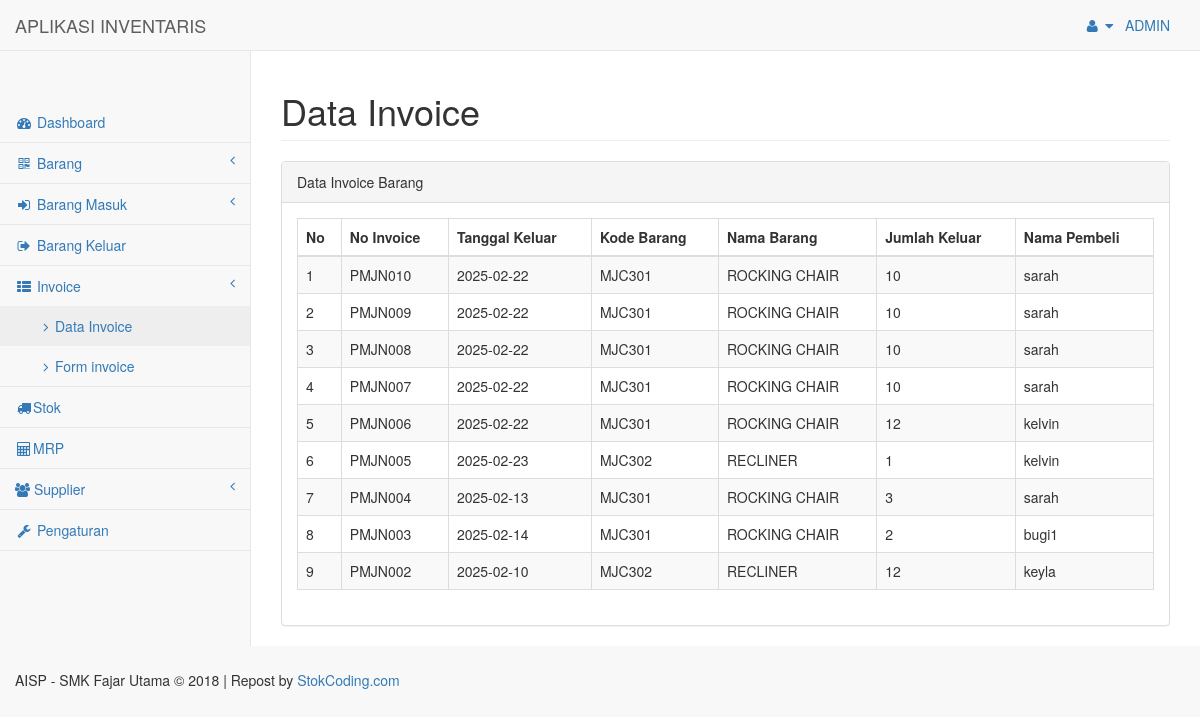
/index.php?page=peminjaman (signed in), run on the app's committed database.
### tables this page shows
CREATE TABLE `tbl_pinjam` (
  `nomor_pinjam` varchar(8) NOT NULL,
  `tgl_pinjam` date NOT NULL,
  `kode_barang` varchar(8) NOT NULL,
  `nama_barang` varchar(30) NOT NULL,
  `jumlah_pinjam` int(7) NOT NULL,
  `peminjam` varchar(35) NOT NULL
);

### config/Class_Barang.php (called while the page is built, shortened)
<?php
class Class_Barang
{
    function tampil_peminjaman()
    {
        include("config.php");
        $sql = "select * from tbl_pinjam order by nomor_pinjam DESC";
        $data = mysqli_query($conn, $sql);
        $data1 = mysqli_num_rows($data);
        if ($data1 == 0) {
            echo "<div class='alert alert-danger'>Tidak ada data</div>";
        } else {
            while ($d = mysqli_fetch_assoc($data)) {
                $hasil[] = $d;
            }
            return $hasil;
        }
    }
}

### pages/data_peminjaman.php (the view)
<div class="row">
    <div class="col-lg-12">
        <h1 class="page-header">Data Invoice </h1>
    </div>
</div>
<div class="row">
    <div class="col-lg-12">
        <div class="panel panel-default">
            <div class="panel-heading">
                Data Invoice Barang
            </div>
            <div class="panel-body">
                <table width="100%" class="table table-striped table-bordered table-hover" cellpadding="0" cellspacing="0" id="dataTables-example">
                    <thead>
                        <?php
                        if (is_array($db->tampil_peminjaman()) && count($db->tampil_peminjaman()) > 0) {
                        ?>
                            <tr>
                                <th>No</th>
                                <th>No Invoice</th>
                                <th>Tanggal Keluar</th>
                                <th>Kode Barang</th>
                                <th>Nama Barang</th>
                                <th>Jumlah Keluar</th>
                                <th>Nama Pembeli</th>
                            </tr>
                    </thead>
                    <tbody>
                        <?php
                            $no = 1;
                            foreach ($db->tampil_peminjaman() as $row) {
                        ?>
                            <tr>
                                <td><?= $no++ ?></td>
                                <td><?= $row['nomor_pinjam'] ?></td>
                                <td><?= $row['tgl_pinjam'] ?></td>
                                <td><?= $row['kode_barang'] ?></td>
                                <td><?= $row['nama_barang'] ?></td>
                                <td><?= $row['jumlah_pinjam'] ?></td>
                                <td><?= $row['peminjam'] ?></td>
                            </tr>
                    <?php }
                        } ?>
                    </tbody>
                </table>
            </div>
        </div>
    </div>
</div>

### data on the page
tbl_pinjam: nomor_pinjam "PMJN010", tgl_pinjam "2025-02-22", kode_barang "MJC301", nama_barang "ROCKING CHAIR", jumlah_pinjam "10", peminjam "sarah"
tbl_pinjam: nomor_pinjam "PMJN009", tgl_pinjam "2025-02-22", kode_barang "MJC301", nama_barang "ROCKING CHAIR", jumlah_pinjam "10", peminjam "sarah"
tbl_pinjam: nomor_pinjam "PMJN008", tgl_pinjam "2025-02-22", kode_barang "MJC301", nama_barang "ROCKING CHAIR", jumlah_pinjam "10", peminjam "sarah"
tbl_pinjam: nomor_pinjam "PMJN007", tgl_pinjam "2025-02-22", kode_barang "MJC301", nama_barang "ROCKING CHAIR", jumlah_pinjam "10", peminjam "sarah"
tbl_pinjam: nomor_pinjam "PMJN006", tgl_pinjam "2025-02-22", kode_barang "MJC301", nama_barang "ROCKING CHAIR", jumlah_pinjam "12", peminjam "kelvin"
tbl_pinjam: nomor_pinjam "PMJN005", tgl_pinjam "2025-02-23", kode_barang "MJC302", nama_barang "RECLINER", jumlah_pinjam "1", peminjam "kelvin"
tbl_pinjam: nomor_pinjam "PMJN004", tgl_pinjam "2025-02-13", kode_barang "MJC301", nama_barang "ROCKING CHAIR", jumlah_pinjam "3", peminjam "sarah"
tbl_pinjam: nomor_pinjam "PMJN003", tgl_pinjam "2025-02-14", kode_barang "MJC301", nama_barang "ROCKING CHAIR", jumlah_pinjam "2", peminjam "bugi1"
tbl_pinjam: nomor_pinjam "PMJN002", tgl_pinjam "2025-02-10", kode_barang "MJC302", nama_barang "RECLINER", jumlah_pinjam "12", peminjam "keyla"

### other printed values
$_SESSION["username"] "ADMIN"
